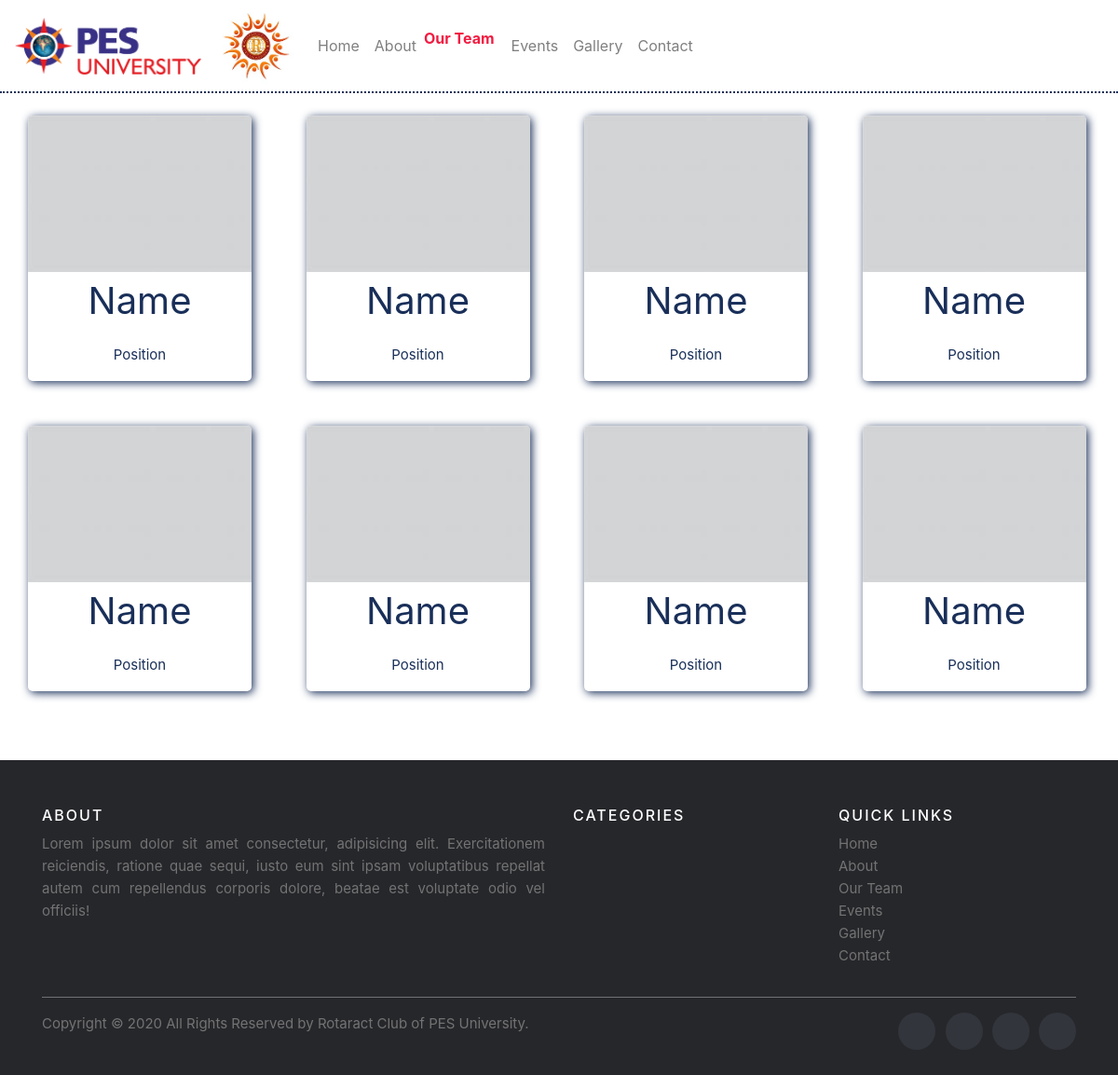
The page /Our_Team/ on the database its author committed.
### Menus/models.py (models this page shows, shortened)
class Team(models.Model):
    Image = models.ImageField(upload_to='Menus/Images', blank=True)
    Name = models.CharField(max_length=100)
    Position = models.CharField(max_length=100)
    class Meta:
        verbose_name_plural = 'Team'

### Menus/views.py (the view)
# urls.py: path('Our_Team/',views.team,name='team'),
def team(request):
    card = Team.objects.all()
    return render(request,'Menus/Team.html',{'card':card})

### templates/Menus/Team.html (shortened to what this page needs)
{% extends "Menus//Index.html" %}
{% load static %}
{% block nav-team %}
    <strong class="nav-active">Our Team</strong>
{% endblock %}
{% block team %}
{% for Team in card %}
<div class="cards">
  <div class="image">
     <img src="{{Team.Image.url}}">
  </div>
  <div class="cardtit">
   <p>{{Team.Name}}</p>
  </div>
  <div class="carddes">
   <p>{{Team.Position}}</p>
  </div>
</div>
{% endfor %}
{% endblock %}

### templates/Menus/Index.html (shortened to what this page needs)
{% load static %}
<html lang="en">
  <head>
    <link rel="stylesheet" href="{% static 'Menus/css/style.css' %}">
    <link rel="stylesheet" href="https://stackpath.bootstrapcdn.com/bootstrap/4.2.1/css/bootstrap.min.css">
  </head>
  <body>
            <nav class="navbar navbar-expand-md navbar-light bg-white">
              <a class="navbar-brand" href="https://www.pes.edu/"><img src="{% static 'Menus/Images/PES.png' %}" class="PES"></a>
              <a class="navbar-brand"href=""><img src="{% static 'Menus/Images/Rotaract.jpg' %}" class="Rotaract"> </a>
              <div class="collapse navbar-collapse" id="navbarNav">
                <ul class="navbar-nav">
                  <li class="nav-item">{% block nav-home %}<a class="nav-link" href="{% url 'Menus:home' %}">Home</a>{% endblock %}</li>
            <li class="nav-item">{% block nav-about %}<a class="nav-link" href="{% url 'Menus:about' %}">About</a>{% endblock %}</li>
            <li class="nav-item">{% block nav-team %}<a class="nav-link" href="{% url 'Menus:team' %}">Our Team</a>{% endblock %}</li>
            <li class="nav-item">{% block nav-events %}<a class="nav-link" href="{% url 'Menus:events' %}">Events</a>{% endblock %}</li>
            <li class="nav-item">{% block nav-gallery %}<a class="nav-link" href="{% url 'Menus:gallery' %}">Gallery</a>{% endblock %}</li>
            <li class="nav-item">{% block nav-contact %}<a class="nav-link" href="{% url 'Menus:contact' %}">Contact</a>{% endblock %}</li>
                </ul>
              </div>
            </nav>
    {% block team %} {% endblock %}
    <footer class="site-footer">
      <div class="container">
        <div class="row">
          <div class="col-sm-12 col-md-6">
            <h6>About</h6>
            <p class="text-justify">Lorem ipsum dolor sit amet consectetur, adipisicing elit. Exercitationem reiciendis, ratione quae sequi, iusto eum sint ipsam voluptatibus repellat autem cum repellendus corporis dolore, beatae est voluptate odio vel officiis!</p>
          </div>
          <div class="col-xs-6 col-md-3">
            <h6>Categories</h6>
          </div>
          <div class="col-xs-6 col-md-3">
            <h6>Quick Links</h6>
            <ul class="footer-links">
              <li><a href="#">Home</a></li>
              <li><a href="#">About</a></li>
              <li><a href="#">Our Team</a></li>
              <li><a href="#">Events</a></li>
              <li><a href="#">Gallery</a></li>
              <li><a href="#">Contact</a></li>
            </ul>
          </div>
        </div>
        <hr>
      </div>
      <div class="container">
        <div class="row">
          <div class="col-md-8 col-sm-6 col-xs-12">
            <p class="copyright-text">Copyright &copy; 2020 All Rights Reserved by
         <a href="#">Rotaract Club of PES University</a>.
            </p>
          </div>
          <div class="col-md-4 col-sm-6 col-xs-12">
            <ul class="social-icons">
              <li><a class="facebook" href="#"></a></li>
              <li><a class="twitter" href="#"></a></li>
              <li><a class="dribbble" href="#"></a></li>
              <li><a class="linkedin" href="#"></a></li>
            </ul>
          </div>
        </div>
      </div>
</footer>
  </body>
</html>

### Menus/static/Menus/css/style.css (style rules this page uses)
* { box-sizing: border-box; padding: 0; margin: 0; }
body { font-family: sans-serif; }
nav { background-color: white; padding: 0 0 5px 10px; border-bottom: 2px dotted #192F59; }
.PES { height: 43px; width: 138px; }
.Rotaract { height: 51px; width: 51px; }
ul { list-style-type: none; }
.nav-active { color: #F21B41; }
.cards { position: relative; width: 80%; display:block; box-shadow: 2px 2px 10px #192F59; border-radius: 5px; margin: 8%; margin-left: 35px; }
.image img { width: 100%; border-top-right-radius: 5px; border-top-left-radius: 5px; }
.cardtit { text-align: center; padding: 1px; color: #192F59; font-size: 30px; }
.carddes { padding: 1px; text-align: center; padding-top: 0; border-bottom-right-radius: 5px; border-bottom-left-radius: 5px; color: #192F59; font-size: 15px; }
@media all and (min-width: 716px) { .PES { height: 56px; width: 184px; } }
@media all and (min-width: 716px) { .Rotaract { height: 67px; width: 67px; } }
@media all and (min-width: 716px) { .nav-active { color: #F21B41; padding-right: 12px; } }
@media all and (min-width: 716px) { .cards { position: relative; width: 28%; display: inline-block; box-shadow: 2px 2px 10px #192F59; border-radius: 5px; margin: 2%; margin-left: 18px; } }
@media all and (min-width: 716px) { .image img { width: 100%; border-top-right-radius: 5px; border-top-left-radius: 5px; } }
@media all and (min-width: 716px) { .cardtit { text-align: center; padding: 1px; color: #192F59; font-size: 25px; } }
@media all and (min-width: 716px) { .carddes { font-size: 20px; padding: 1px; text-align: center; padding-top: 0; border-bottom-right-radius: 5px; border-bottom-left-radius: 5px; color: #192F59; font-size: 13px; } }
@media all and (min-width: 963px) { nav { height: 100px; } }
@media all and (min-width: 963px) { .PES { height: 61px; width: 200px; } }
@media all and (min-width: 963px) { .Rotaract { height: 85px; width: 85px; } }
@media all and (min-width: 963px) { .nav-active { color: #F21B41; padding-right: 10px; } }
@media all and (min-width: 963px) { .cards { position: relative; width: 20%; display: inline-block; box-shadow: 2px 2px 10px #192F59; border-radius: 5px; margin: 2%; margin-left: 30px; } }
@media all and (min-width: 963px) { .image img { width: 100%; border-top-right-radius: 5px; border-top-left-radius: 5px; } }
@media all and (min-width: 963px) { .cardtit { text-align: center; padding: 1px; color: #192F59; font-size: 40px; } }
@media all and (min-width: 963px) { .carddes { padding: 1px; text-align: center; padding-top: 0; border-bottom-right-radius: 5px; border-bottom-left-radius: 5px; color: #192F59; font-size: 15px; } }
footer { margin-top: 50px; }
.site-footer { position: relative; bottom: 0; right: 0; left: 0; background-color:#26272b; padding:45px 0 20px; font-size:15px; line-height:24px; color:#737373; }
.site-footer hr { border-top-color:#bbb; opacity:0.5 }
.site-footer h6 { color:#fff; font-size:16px; text-transform:uppercase; margin-top:5px; letter-spacing:2px }
.site-footer a { color:#737373; }
.footer-links { padding-left:0; list-style:none }
.footer-links li { display:block }
.footer-links a { color:#737373 }
.site-footer .social-icons { text-align:right }
.site-footer .social-icons a { width:40px; height:40px; line-height:40px; margin-left:6px; margin-right:0; border-radius:100%; background-color:#33353d }
.copyright-text { margin:0 }
.social-icons { padding-left:0; margin-bottom:0; list-style:none }
.social-icons li { display:inline-block; margin-bottom:4px }
.social-icons a { background-color:#eceeef; color:#818a91; font-size:16px; display:inline-block; line-height:44px; width:44px; height:44px; text-align:center; margin-right:8px; border-radius:100%; -webkit-transition:all .2s linear; -o-transition:all .2s linear; transition:all .2s linear }

### rows shown on the page
Team: Image (picture), Name "Name", Position "Position"
Team: Image (picture), Name "Name", Position "Position"
Team: Image (picture), Name "Name", Position "Position"
Team: Image (picture), Name "Name", Position "Position"
Team: Image (picture), Name "Name", Position "Position"
Team: Image (picture), Name "Name", Position "Position"
Team: Image (picture), Name "Name", Position "Position"
Team: Image (picture), Name "Name", Position "Position"
